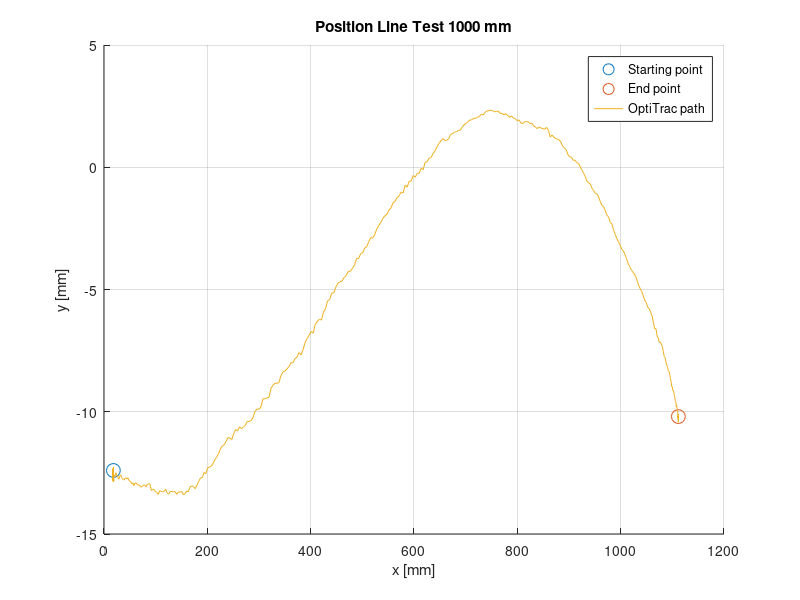

Reproduce this figure in MATLAB.
fileID = fopen('LineTest1000_21_03_2023.txt','r');


tline=fgetl(fileID);
%headers = strsplit(tline,','); kan brukes for å fjerne headers (fjerner
%første linje

formatSpec = '%f%f%f%f%f%f%f%f';
datacell = textscan(fileID,formatSpec,'Delimiter',',');
time = datacell{2};
X = datacell{6};
Z = datacell{7};
Y = datacell{8};

figure(1);
hold on;
plot(X(1,1),Y(1,1),'o','MarkerSize',10);
plot(X(end,1),Y(end,1),'o','MarkerSize',10);
plot(X,Y);
grid on;
title('Position Line Test 1000 mm');
xlabel('x [mm]');
ylabel('y [mm]');
legend('Starting point','End point','OptiTrac path');
hold off;
